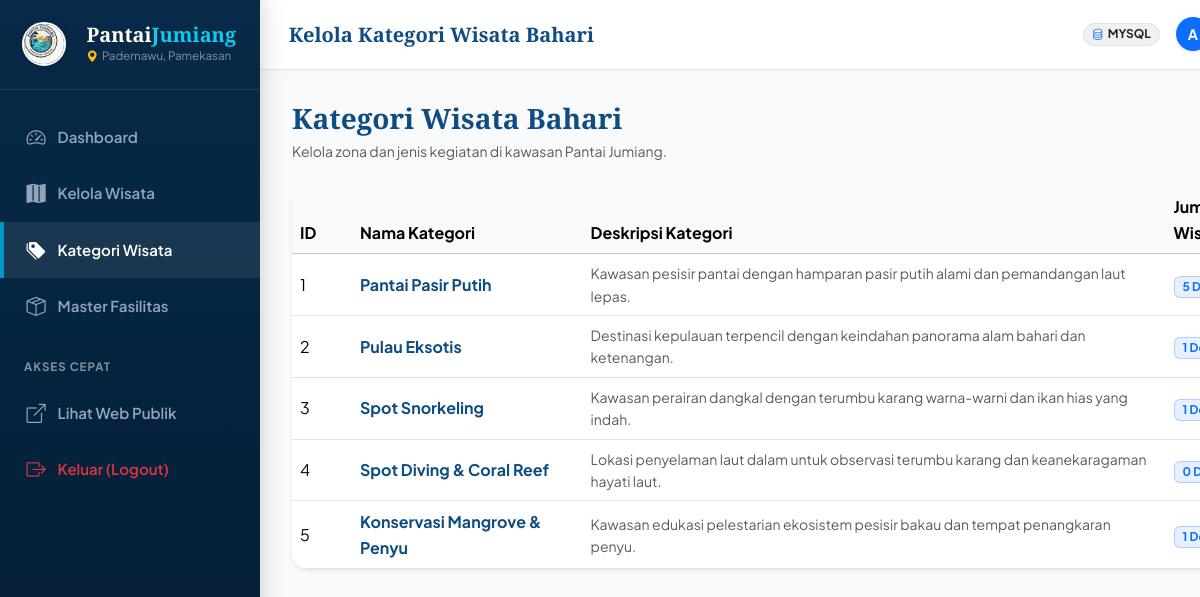
The page /admin/kategori.php (signed in) on the database as committed earlier.
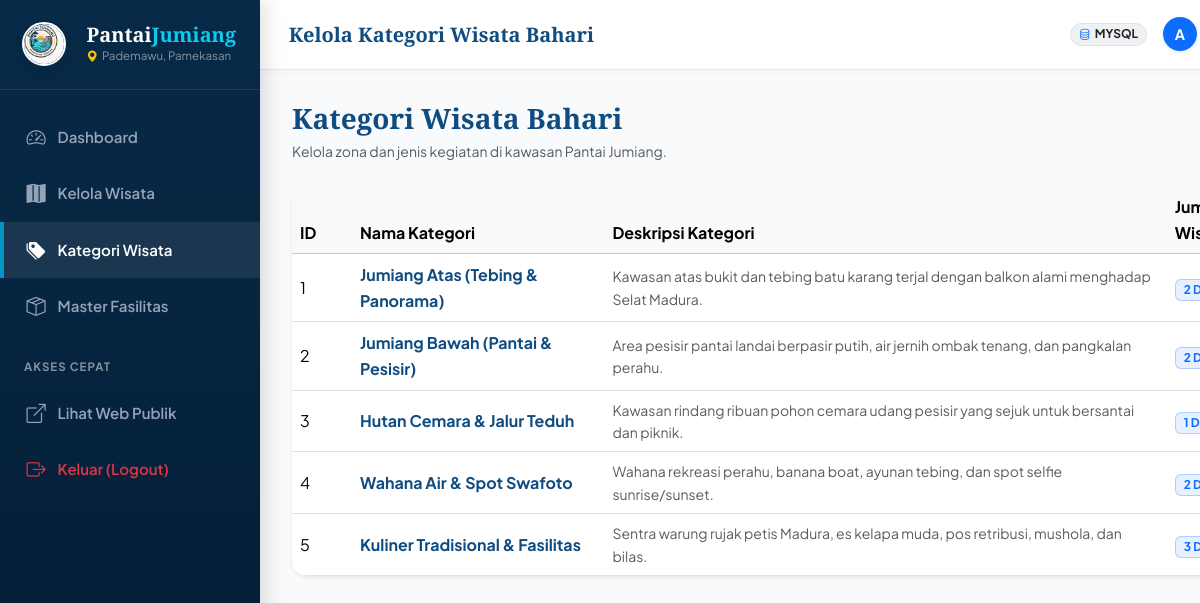
The same page on the database as committed later.
### tables this page shows
CREATE TABLE `kategori_wisata` (
  `id_kategori` INT AUTO_INCREMENT PRIMARY KEY,
  `nama_kategori` VARCHAR(100) NOT NULL,
  `deskripsi` TEXT NULL
);

### admin/kategori.php (the view, shortened to what this page needs)
<?php
$db = getDB();
$stmt = $db->query("
    SELECT k.*, COUNT(w.id_wisata) AS total_wisata
    FROM kategori_wisata k
    LEFT JOIN wisata w ON k.id_kategori = w.id_kategori
    GROUP BY k.id_kategori, k.nama_kategori, k.deskripsi
    ORDER BY k.id_kategori ASC
");
$kategoriList = $stmt->fetchAll();
include __DIR__ . '/../includes/admin_header.php';
?>
<div class="d-flex justify-content-between align-items-sm-center flex-column flex-sm-row mb-3 mb-md-4 gap-2">
    <div>
        <h3 class="font-serif fw-bold text-ocean-primary mb-1 admin-welcome-title">Kategori Wisata Bahari</h3>
        <p class="text-muted small mb-0 admin-welcome-sub">Kelola zona dan jenis kegiatan di kawasan Pantai Jumiang.</p>
    </div>
</div>
<div class="card border-0 shadow-sm rounded-4 overflow-hidden mb-4">
    <div class="table-responsive d-none d-md-block">
        <table class="table table-hover align-middle mb-0">
            <thead class="table-light">
                <tr>
                    <th style="width: 60px;">ID</th>
                    <th>Nama Kategori</th>
                    <th>Deskripsi Kategori</th>
                    <th>Jumlah Wisata</th>
                </tr>
            </thead>
            <tbody>
                <?php if (empty($kategoriList)): ?>
                    <tr>
                        <td colspan="5" class="text-center py-5 text-muted">Belum ada data kategori.</td>
                    </tr>
                <?php else: ?>
                    <?php foreach ($kategoriList as $k): ?>
                        <tr>
                            <td><?= $k['id_kategori'] ?></td>
                            <td class="fw-bold text-ocean-primary"><?= htmlspecialchars($k['nama_kategori']) ?></td>
                            <td class="text-muted small"><?= htmlspecialchars($k['deskripsi'] ?: '-') ?></td>
                            <td>
                                <span class="badge bg-primary bg-opacity-10 text-primary border border-primary border-opacity-25 px-2 py-1">
                                    <?= $k['total_wisata'] ?> Destinasi
                                </span>
                            </td>
                        </tr>
                    <?php endforeach; ?>
                <?php endif; ?>
            </tbody>
        </table>
    </div>
</div>
<?php include __DIR__ . '/../includes/admin_footer.php'; ?>

Rows that differ between the two databases and show on the page:
changed kategori_wisata id 1: nama_kategori "Pantai Pasir Putih" → "Jumiang Atas (Tebing & Panorama)"; deskripsi "Kawasan pesisir pantai dengan hamparan pasir putih alami dan pemandangan laut lepas." → "Kawasan atas bukit dan tebing batu karang terjal dengan balkon alami menghadap Selat Madura."; total_wisata "5" → "2"
changed kategori_wisata id 2: nama_kategori "Pulau Eksotis" → "Jumiang Bawah (Pantai & Pesisir)"; deskripsi "Destinasi kepulauan terpencil dengan keindahan panorama alam bahari dan ketenangan." → "Area pesisir pantai landai berpasir putih, air jernih ombak tenang, dan pangkalan perahu."; total_wisata "1" → "2"
changed kategori_wisata id 3: nama_kategori "Spot Snorkeling" → "Hutan Cemara & Jalur Teduh"; deskripsi "Kawasan perairan dangkal dengan terumbu karang warna-warni dan ikan hias yang indah." → "Kawasan rindang ribuan pohon cemara udang pesisir yang sejuk untuk bersantai dan piknik."
changed kategori_wisata id 4: nama_kategori "Spot Diving & Coral Reef" → "Wahana Air & Spot Swafoto"; deskripsi "Lokasi penyelaman laut dalam untuk observasi terumbu karang dan keanekaragaman hayati laut." → "Wahana rekreasi perahu, banana boat, ayunan tebing, dan spot selfie sunrise/sunset."; total_wisata "0" → "2"
changed kategori_wisata id 5: nama_kategori "Konservasi Mangrove & Penyu" → "Kuliner Tradisional & Fasilitas"; deskripsi "Kawasan edukasi pelestarian ekosistem pesisir bakau dan tempat penangkaran penyu." → "Sentra warung rujak petis Madura, es kelapa muda, pos retribusi, mushola, dan bilas."; total_wisata "1" → "3"
